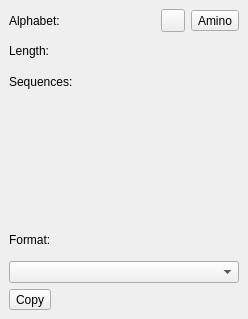
<?xml version="1.0" encoding="UTF-8"?>
<ui version="4.0">
 <class>GeneralTabOptionsPanelWidget</class>
 <widget class="QWidget" name="GeneralTabOptionsPanelWidget">
  <property name="geometry">
   <rect>
    <x>0</x>
    <y>0</y>
    <width>248</width>
    <height>319</height>
   </rect>
  </property>
  <property name="windowTitle">
   <string>Form</string>
  </property>
  <layout class="QVBoxLayout" name="layout">
   <property name="spacing">
    <number>5</number>
   </property>
   <property name="leftMargin">
    <number>0</number>
   </property>
   <property name="topMargin">
    <number>0</number>
   </property>
   <property name="rightMargin">
    <number>0</number>
   </property>
   <property name="bottomMargin">
    <number>0</number>
   </property>
   <item>
    <widget class="QWidget" name="alignmentInfoWidget" native="true">
     <layout class="QGridLayout" name="alignmentInfoWidgetLayout">
      <item row="0" column="1">
       <widget class="QLabel" name="alignmentAlphabet">
        <property name="sizePolicy">
         <sizepolicy hsizetype="Expanding" vsizetype="Preferred">
          <horstretch>0</horstretch>
          <verstretch>0</verstretch>
         </sizepolicy>
        </property>
        <property name="text">
         <string/>
        </property>
        <property name="alignment">
         <set>Qt::AlignLeading|Qt::AlignLeft|Qt::AlignVCenter</set>
        </property>
       </widget>
      </item>
      <item row="1" column="0">
       <widget class="QLabel" name="alignmentLengthLabel">
        <property name="sizePolicy">
         <sizepolicy hsizetype="Minimum" vsizetype="Preferred">
          <horstretch>0</horstretch>
          <verstretch>0</verstretch>
         </sizepolicy>
        </property>
        <property name="text">
         <string>Length:</string>
        </property>
       </widget>
      </item>
      <item row="1" column="1">
       <widget class="QLabel" name="alignmentLength">
        <property name="sizePolicy">
         <sizepolicy hsizetype="Expanding" vsizetype="Preferred">
          <horstretch>0</horstretch>
          <verstretch>0</verstretch>
         </sizepolicy>
        </property>
        <property name="text">
         <string/>
        </property>
        <property name="alignment">
         <set>Qt::AlignLeading|Qt::AlignLeft|Qt::AlignVCenter</set>
        </property>
       </widget>
      </item>
      <item row="2" column="0">
       <widget class="QLabel" name="alignmentHeightLabel">
        <property name="sizePolicy">
         <sizepolicy hsizetype="Minimum" vsizetype="Preferred">
          <horstretch>0</horstretch>
          <verstretch>0</verstretch>
         </sizepolicy>
        </property>
        <property name="text">
         <string>Sequences:</string>
        </property>
        <property name="wordWrap">
         <bool>true</bool>
        </property>
       </widget>
      </item>
      <item row="0" column="2">
       <widget class="QToolButton" name="convertNucleicAlphabetButton">
        <property name="toolTip">
         <string/>
        </property>
        <property name="text">
         <string/>
        </property>
        <property name="icon">
         <iconset resource="../../../../U2Gui/U2Gui.qrc">
          <normaloff>:/core/images/goto.png</normaloff>:/core/images/goto.png</iconset>
        </property>
        <property name="toolButtonStyle">
         <enum>Qt::ToolButtonTextBesideIcon</enum>
        </property>
       </widget>
      </item>
      <item row="0" column="0">
       <widget class="QLabel" name="alignmentAlphabetLabel">
        <property name="sizePolicy">
         <sizepolicy hsizetype="Minimum" vsizetype="Preferred">
          <horstretch>0</horstretch>
          <verstretch>0</verstretch>
         </sizepolicy>
        </property>
        <property name="text">
         <string>Alphabet:</string>
        </property>
       </widget>
      </item>
      <item row="2" column="1">
       <widget class="QLabel" name="alignmentHeight">
        <property name="sizePolicy">
         <sizepolicy hsizetype="Expanding" vsizetype="Preferred">
          <horstretch>0</horstretch>
          <verstretch>0</verstretch>
         </sizepolicy>
        </property>
        <property name="text">
         <string/>
        </property>
        <property name="alignment">
         <set>Qt::AlignLeading|Qt::AlignLeft|Qt::AlignVCenter</set>
        </property>
       </widget>
      </item>
      <item row="0" column="3">
       <widget class="QToolButton" name="convertAminoAlphabetButton">
        <property name="text">
         <string>Amino</string>
        </property>
        <property name="icon">
         <iconset resource="../../../../U2Gui/U2Gui.qrc">
          <normaloff>:/core/images/goto.png</normaloff>:/core/images/goto.png</iconset>
        </property>
        <property name="toolButtonStyle">
         <enum>Qt::ToolButtonTextBesideIcon</enum>
        </property>
       </widget>
      </item>
     </layout>
    </widget>
   </item>
   <item>
    <widget class="U2::MaConsensusModeWidget" name="consensusModeWidget" native="true"/>
   </item>
   <item>
    <widget class="QWidget" name="copyTypeWidget" native="true">
     <layout class="QVBoxLayout" name="verticalLayout_3">
      <item>
       <widget class="QLabel" name="copyTypeLabel">
        <property name="text">
         <string>Format:</string>
        </property>
       </widget>
      </item>
      <item>
       <widget class="QComboBox" name="copyType"/>
      </item>
      <item>
       <widget class="QToolButton" name="copyButton">
        <property name="text">
         <string>Copy</string>
        </property>
       </widget>
      </item>
     </layout>
    </widget>
   </item>
  </layout>
 </widget>
 <customwidgets>
  <customwidget>
   <class>U2::MaConsensusModeWidget</class>
   <extends>QWidget</extends>
   <header>ov_msa/general/MaConsensusModeWidget.h</header>
   <container>1</container>
  </customwidget>
 </customwidgets>
 <resources>
  <include location="../../../../U2Gui/U2Gui.qrc"/>
 </resources>
 <connections/>
</ui>
